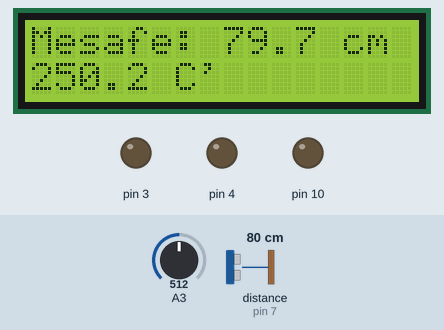
The sketch below on a simulated Arduino Uno, built with avr-gcc and run on an emulated ATmega328P. Shown: 16×2 character LCD, output pins drawn as LEDs (lit = HIGH). Wiring (inferred from the names in the program): ultrasonic range finder: trigger pin 8; echo pin 7. Dashed ring = blinking. Inputs (shaded band) come from the test bench; at power-on: distance to the obstacle (sensor on pin 7) 80 cm, A3 = 512. The echo pulse lasts 58.3 µs per cm; pins used as bus, display or sensor lines are not drawn; what the sketch prints to the serial monitor is not drawn.

Above: at 1.2 s.
1.3 s: distance to the obstacle (sensor on pin 7) set to 18 cm
At 2.8 s:
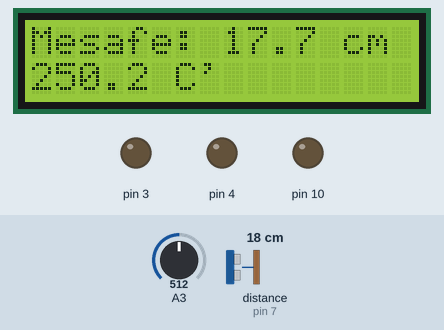
5.4 s: distance to the obstacle (sensor on pin 7) set to 14 cm
At 7.1 s:
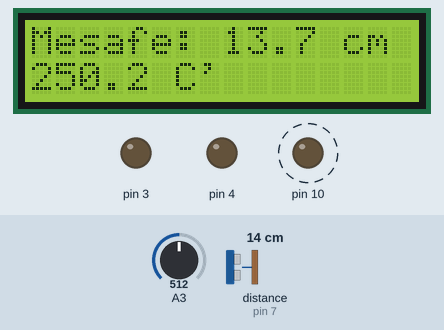
9.5 s: A3 set to 716
At 10.5 s:
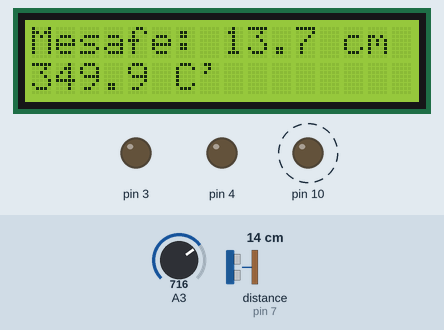
11.2 s: A3 set to 223
At 12.8 s:
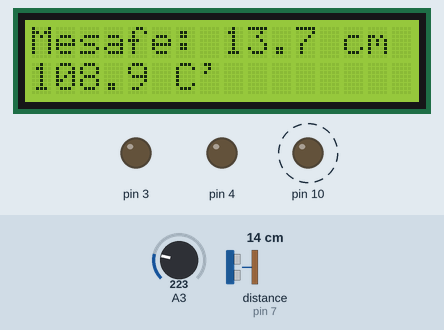
13.5 s: A3 set to 191
At 14.7 s:
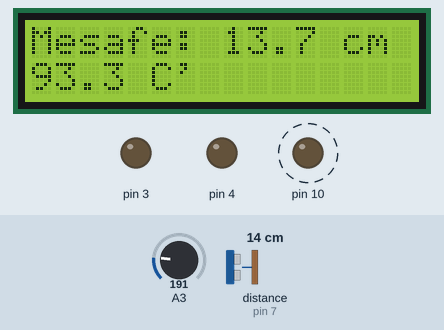
15.7 s: distance to the obstacle (sensor on pin 7) set to 12 cm
At 17.1 s:
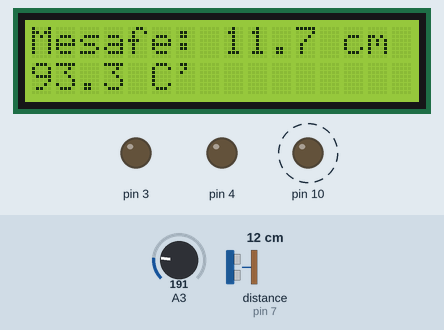
18.0 s: distance to the obstacle (sensor on pin 7) set to 9 cm
Timing chart, 0 to 21.4 s (numbered marks = the images above; inputs shaded):
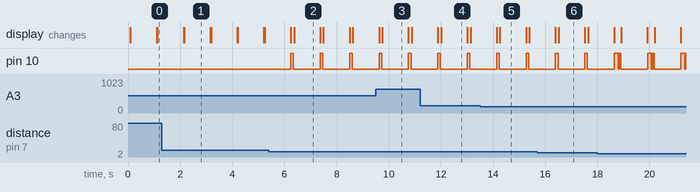

The sketch:

MesafeOlcer.ino
```cpp
#include <LiquidCrystal_I2C.h>
#define trigPin 8
#define echoPin 7
LiquidCrystal_I2C lcdpanel(0x3F, 16, 2);
int butonDurum = 0;
#define sensor A0

int sure = 0;

void setup() {
  pinMode(trigPin, OUTPUT);
  pinMode(echoPin, INPUT);
  pinMode(3, OUTPUT);
  pinMode(4, OUTPUT);
  pinMode(10, OUTPUT);
  pinMode(sensor,INPUT);

  lcdpanel.begin();
  Serial.begin(9600);
}

void loop() {
  //Temizle
  //digitalWrite(trigPin, 0);
  //delayMicroseconds(2);

  // if (digitalRead(3) == true) {
  lcdpanel.clear();
  //Temizle
  digitalWrite(trigPin, 0);
  delayMicroseconds(2);
  //Dalgayı gönder
  digitalWrite(trigPin, 1);
  delayMicroseconds(10);
  digitalWrite(trigPin, 0);
  delayMicroseconds(10);

  sure = pulseIn(echoPin, 1);
  float mesafe = (sure / 2) * 0.0343;
  if (mesafe < 15) {
    digitalWrite(10, 1);
    delay(100);
    digitalWrite(10, 0);
  }
  if (mesafe < 10) {
    digitalWrite(10, 1);
    delay(50);
    digitalWrite(10, 0);
    delay(50);
    digitalWrite(10, 1);
    delay(50);
    digitalWrite(10, 0);
  }
  if (mesafe < 5) {
    digitalWrite(10, 1);
    delay(20);
    digitalWrite(10, 0);
    delay(20);
    digitalWrite(10, 1);
    delay(20);
    digitalWrite(10, 0);
    delay(20);
    digitalWrite(10, 1);
    delay(20);
    digitalWrite(10, 0);
    delay(20);
    digitalWrite(10, 1);
    delay(20);
    digitalWrite(10, 0);
  }
  lcdpanel.setCursor(0, 0);
  lcdpanel.print("Mesafe: ");
  lcdpanel.print(mesafe, 1);
  lcdpanel.print(" cm");

  int sensor_deger = analogRead(A3) ;
  int voltaj = sensor_deger * (5000.0 / 1023.0);
  float derece = voltaj / 10.0;
  Serial.println(voltaj);
  lcdpanel.setCursor(0, 1);
  lcdpanel.print(derece, 1);
  lcdpanel.print(" C'");

  // }
  // if (digitalRead(4) == true) {
  //   lcdpanel.clear();
  //  lcdpanel.setCursor(5, 0);
  //   lcdpanel.print("Kapali");
  //}

  delay(1000);
}
```

Measured:
- the behaviour switches between 16 and 15 cm on distance to the obstacle (sensor on pin 7) (found by bisection; images 1 and 2)
- after the input at 1.3 s, the display: first differs from a run without the input after 0.86 s (image 1)
- after the input at 5.4 s, pin 10: alternates HIGH for 0.10 s and LOW for 1.0 s, starting after 0.84 s
- after the input at 9.5 s, the display: first differs from a run without the input after 0.25 s (image 3)
- after the input at 11.2 s, the display: first differs from a run without the input after 0.81 s (image 4)
- after the input at 13.5 s, the display: first differs from a run without the input after 0.76 s (image 5)
- after the input at 15.7 s, the display: first differs from a run without the input after 0.82 s (image 6)
